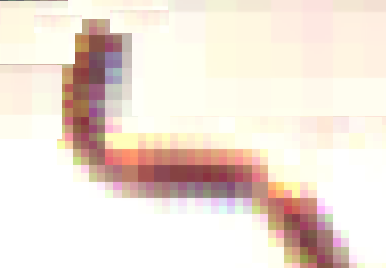
#> input picture data/01_a1.png, 386 x 268 px
$ python 01_topview_a1.py   (older library calls are emulated)
#> lines starting #> are read from the running program, lines starting #| are printed output that depends on the picture; after the words box and inside, x2 and y2 are one past the last pixel; in counts of white or black regions, pixels touching at a corner belong together
import numpy as np
import cv2
from scipy.spatial import distance as dist
from imutils import perspective
from imutils import contours
import imutils


def midpoint(ptA, ptB):
    return ((ptA[0] + ptB[0]) * 0.5, (ptA[1] + ptB[1]) * 0.5)


show = None

MIN_MATCH_COUNT = 10

tmpl = cv2.imread('01_a1.png')
#> tmpl is the input picture: shape (268, 386, 3); mean B, G, R 215, 225.4, 239.2
H, W, C = tmpl.shape
#> H = 268; W = 386; C = 3
tmpl_gray = cv2.cvtColor(tmpl, cv2.COLOR_BGR2GRAY)
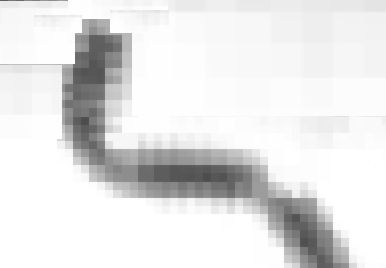
#> tmpl_gray: shape (268, 386); min 77, max 255, mean 228.4
tmpl_blurred = cv2.GaussianBlur(tmpl_gray, (5, 5), 0)
# tmpl1 was 120,255
# 01_a1 is 2,255 but somehow the first value seems not to be that important
ret, tmp_thresh = cv2.threshold(tmpl_blurred, 2, 255, cv2.THRESH_BINARY + cv2.THRESH_OTSU)
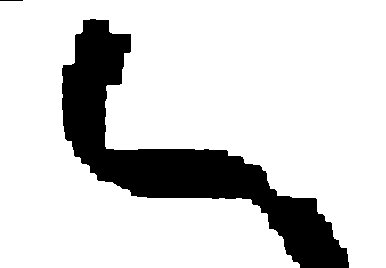
#> tmp_thresh: shape (268, 386); 82.9% white; 2 black regions, box (x1, y1, x2, y2) and area: (62, 19, 349, 268) 17702, (0, 0, 23, 1) 23
#> ret = 191
tmp = cv2.Canny(tmp_thresh, 200, 400, 3)
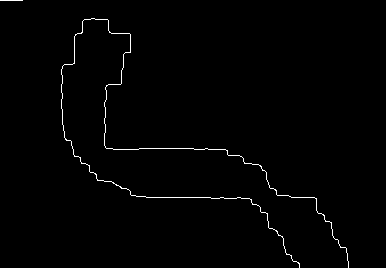
#> tmp: shape (268, 386); 0.96% white in thin lines or dots
# orb = cv2.ORB_create(10000, scoreType=cv2.ORB_FAST_SCORE, nlevels=8, edgeThreshold = 5)
orb = cv2.ORB_create(50000, scoreType=cv2.ORB_FAST_SCORE, nlevels=20, edgeThreshold=5)
kp1, des1 = orb.detectAndCompute(tmp, None)
#> kp1 = 616 keypoints; strongest (x, y, size): (96, 174, 37.2), (104, 104, 31), (334, 238, 31), (106, 85, 31)
if des1 is None:
    print("des1 is None, meaning nothing found!")
tmp_keys = cv2.drawKeypoints(tmp, kp1, outImage=np.array([]), color=(0, 255, 0), flags=0)
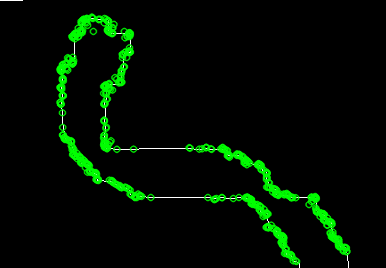
#> tmp_keys: shape (268, 386, 3); mean of channels 0, 1, 2 0.9, 14.7, 0.9; drawn as B, G, R


# [46 lines left out: function getMatches, not called in this run]


# manual settings
alpha = 0.2
beta = 2.3

while (True):
    frame = cv2.imread("01_topview.png")

    # Our operations on the frame come here
    # alpha = 1.3
    # beta = 40
    # sobelx = cv2.Sobel(gray, cv2.CV_32F, 1, 0)
    sobelx = frame
    # find minimum and maximum intensities
    minVal = np.amin(sobelx)
    maxVal = np.amax(sobelx)
    # default values
    # alpha = 255.0/(maxVal - minVal)
    # beta = -minVal * 255.0/(maxVal - minVal)
    # to debug the alpha and beta values print(minVal, maxVal, alpha, beta)
    cgray = cv2.convertScaleAbs(sobelx, alpha, beta)

#> (the run stopped early here; a loop or call above may not have finished)
